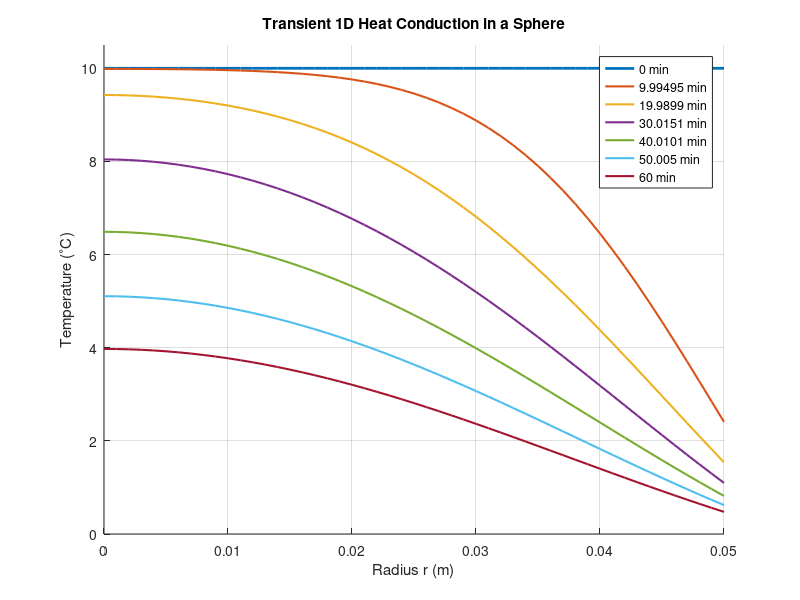

Source code (MATLAB):
% Data
R = 0.05;               % m
rho = 1000;             % kg/m^3
c = 4000;               % J/kg K
lambda = 0.55;          % W/m K
alpha_conv = 100;       % W/m^2 K
T_initial = 10;         % C
T_fluid = 0;            % C
nodes = 51;             % Number of nodes
total_time = 60 * 60;   % 60 mins

% Derived Quantities
dr = R / (nodes - 1);
r = linspace(0, R, nodes);
alpha_diff = lambda / (rho * c);

dt = 0.5 * (dr^2 / (2 * alpha_diff)); 
nt = ceil(total_time / dt);
dt = total_time / nt; 

T = ones(nodes, 1) * T_initial;
T_new = T;

plot_times = (10:10:60) * 60; 
figure; hold on; grid on;
plot(r, ones(size(r))*T_initial, 'LineWidth', 2, 'DisplayName', '0 min');

% Time integration
for i = 1:nt
    time_sec = i * dt;
    for j = 2:nodes-1
        d2Tdr2 = (T(j+1) - 2*T(j) + T(j-1)) / dr^2;
        dTdr = (T(j+1) - T(j-1)) / (2*dr);
        T_new(j) = T(j) + dt * alpha_diff * (d2Tdr2 + (2/r(j)) * dTdr);
    end

    T_new(1) = T(1) + dt * 3 * alpha_diff * (2 * (T(2) - T(1)) / dr^2);
    T_new(nodes) = (lambda/dr * T_new(nodes-1) + alpha_conv * T_fluid) / (lambda/dr + alpha_conv);
    T = T_new;

    if any(abs(time_sec - plot_times) < dt/2)
        plot(r, T, 'LineWidth', 1.5, 'DisplayName', sprintf('%d min', time_sec/60));
    end
end

% Formatting the Plot
xlabel('Radius r (m)');
ylabel('Temperature (^\circC)');
title('Transient 1D Heat Conduction in a Sphere');
legend('Location', 'northeast');
ylim([0 10.5]);